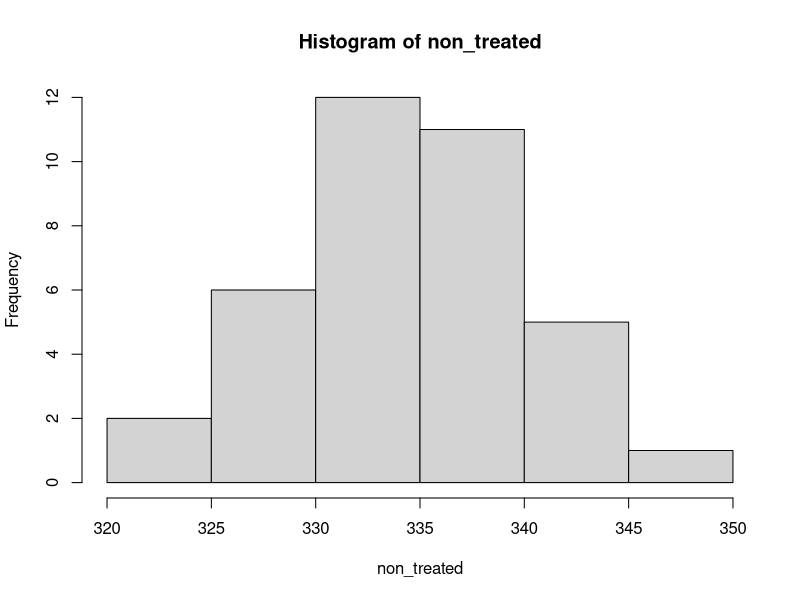
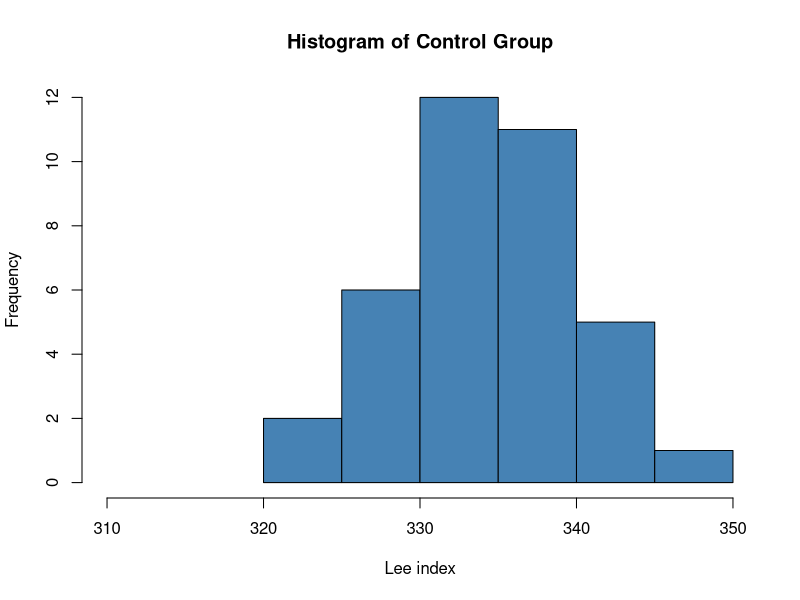
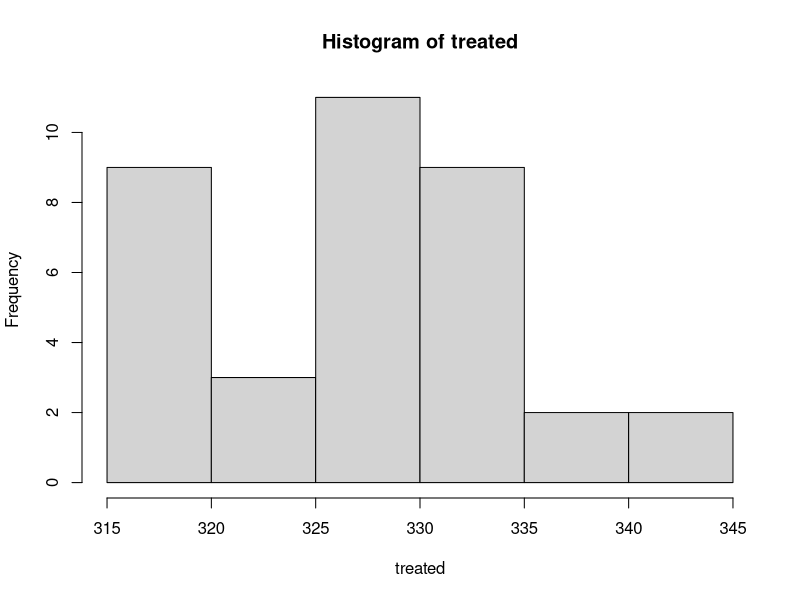
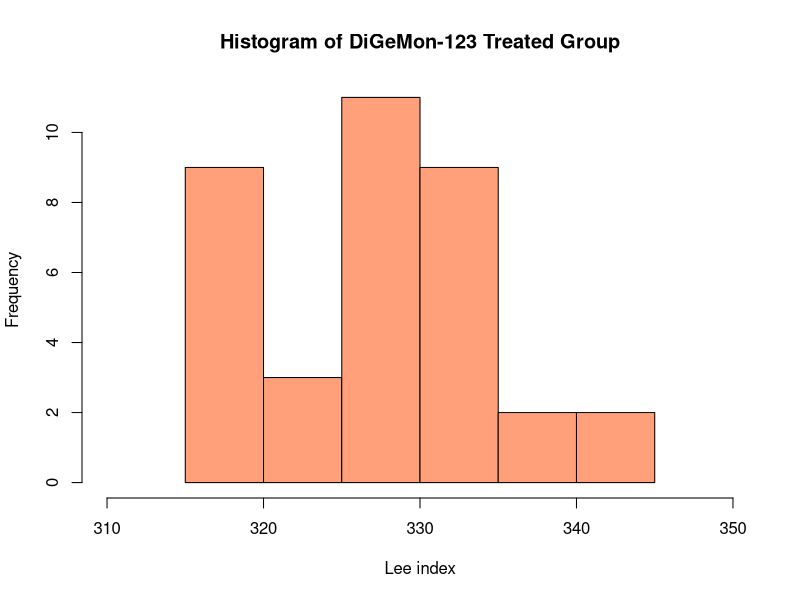
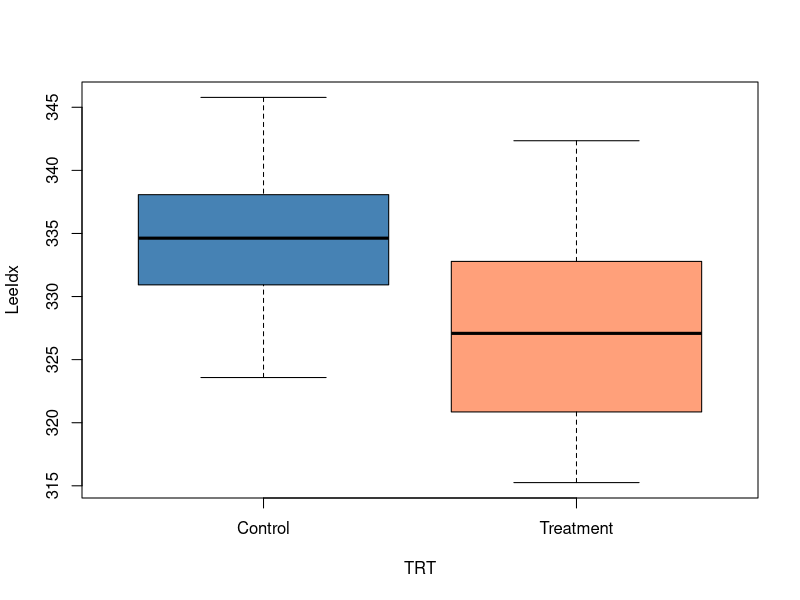
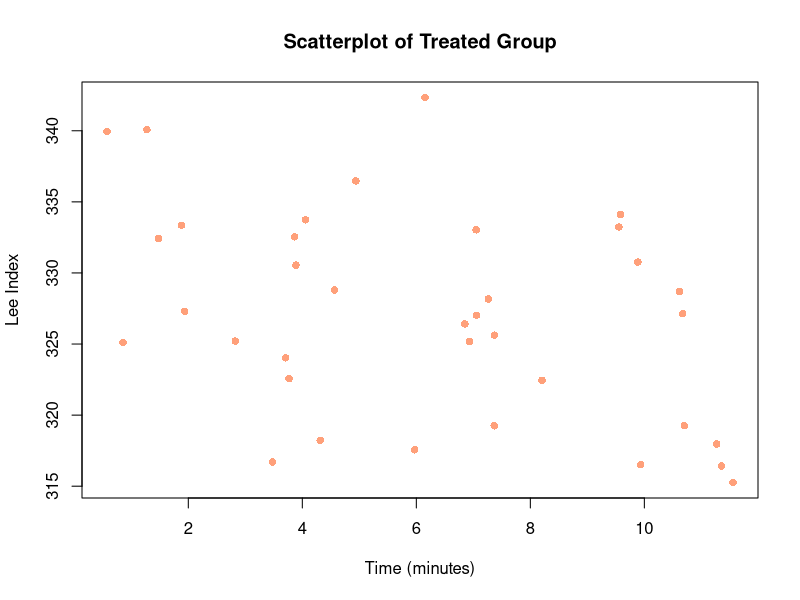
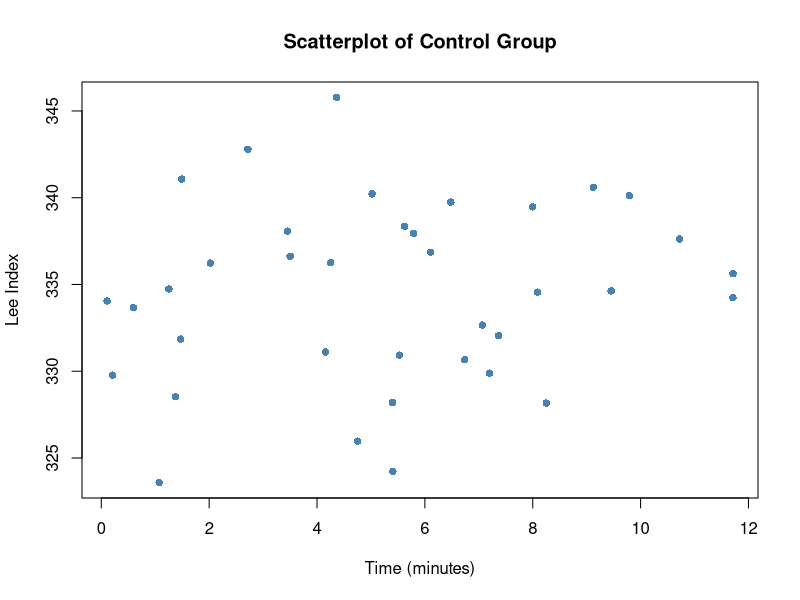
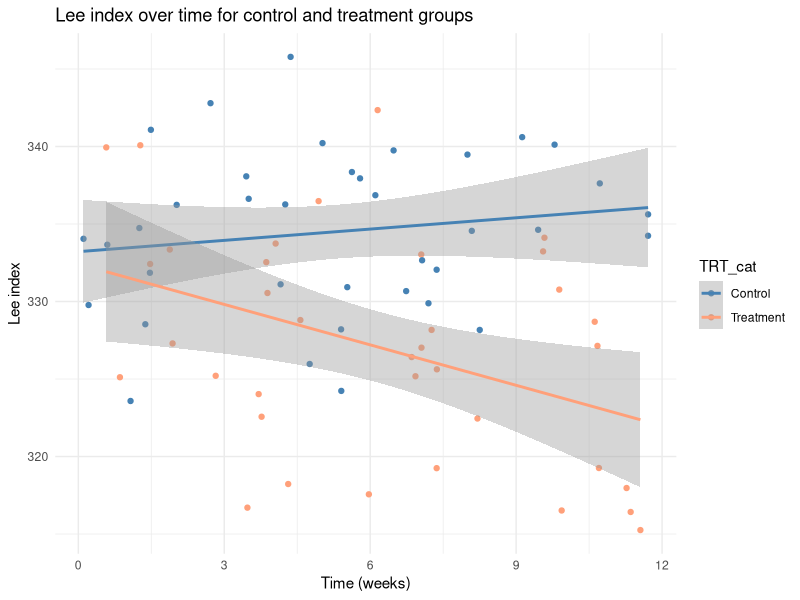

Source code (R) for these figures, in order:
library(ggplot2)
library(lmtest)

data <- read.csv("data/Data_T4.csv")

# ------------------- Visualise data -------------------------------------------
# Number of treated vs control
table(data$TRT)


# Histograms
non_treated = data$LeeIdx[data$TRT == 0]
plot(hist(non_treated), col = "steelblue", xlim = c(310,350), main = "Histogram of Control Group", xlab = "Lee index")

treated = data$LeeIdx[data$TRT == 1]
plot(hist(treated), col = "lightsalmon", xlim = c(310,350), main = "Histogram of DiGeMon-123 Treated Group", xlab = "Lee index")


# Boxplot
boxplot(LeeIdx ~ TRT, data = data, names = c("Control", "Treatment"), col = c("steelblue", "lightsalmon"))


# Scatterplot + correlation for treated group
treated_all = data[data$TRT == 1, c("LeeIdx", "Time")]
plot(treated_all$Time, treated_all$LeeIdx, col = "lightsalmon", main = "Scatterplot of Treated Group", pch = 16, xlab = "Time (minutes)", ylab = "Lee Index")
cor(treated_all$Time, treated_all$LeeIdx) # Weak negative correlation -0.4129381

# Scatterplot + correlation for control group
non_treated_all = data[data$TRT == 0, c("LeeIdx", "Time")]
plot(non_treated_all$Time, non_treated_all$LeeIdx, col = "steelblue", main = "Scatterplot of Control Group", pch = 16, xlab = "Time (minutes)", ylab = "Lee Index")
cor(non_treated_all$Time, non_treated_all$LeeIdx) # Correlation 0.1526447


# ggplot showing LeeIdx vs Time for both groups
# Treat data as categorical instead of numerical for ggplot
data$TRT_cat <- data$TRT
data$TRT_cat <- factor(data$TRT, levels = c(0,1), labels = c("Control", "Treatment"))

ggplot(data, aes(x = Time, y = LeeIdx, color = TRT_cat)) + 
  geom_point() +
  geom_smooth(method = "lm") +
  labs(title = "Lee index over time for control and treatment groups", 
       x = "Time (weeks)", y = "Lee index") + 
  scale_color_manual(values = c("Control" = "steelblue", "Treatment" = "lightsalmon")) +
  theme_minimal()


# --------------------- Linear regression --------------------------------------
# Fit linear regression model with interaction between treatment and time
model <- lm(LeeIdx ~ TRT * Time, data = data)
summary(model)
plot(model)

# p-value for TRTTreatment:Time is 0.012 - Lee index decreases faster for treated rats than control

# Check for heteroscedasticity (also visualised through plot 1 and 3 from plot(model))
bptest(model) # p-value = 0.2644: homoscedasticity - good!

# Check if residuals are normally distributed (also visualised through plot 2 from plot(model))
shapiro.test(resid(model)) # p-value = 0.9098: residuals are normal - good!

# Check for independence of errors
dwtest(model) # p-value = 0.6167: residuals are not correlated - good!


# Present and discuss your findings. 
#- Significant TRT effect → DiGeMon-123 alters Lee index regardless of time.
#- Significant Time effect → Lee index changes over time.
#- Significant TRT:Time interaction → Treatment modifies the rate of change in Lee index over time.

#- Intercept (333.22): This is the estimated Lee index at Time = 0 for the control group (TRT = 0). It serves as the baseline.
#- TRT (-0.79, p = 0.782): The main effect of treatment is not statistically significant. At Time = 0, treated rats do not differ significantly in Lee index from controls.
#- Time (0.24, p = 0.433): Time alone does not significantly affect Lee index in the control group. There's no strong evidence that Lee index changes over time without treatment.
#- TRT:Time (-1.11, p = 0.012): The interaction between treatment and time is statistically significant. It suggests that Lee index decreases over time in the treated group, at a rate of approximately 1.11 units per week more than the control group.
